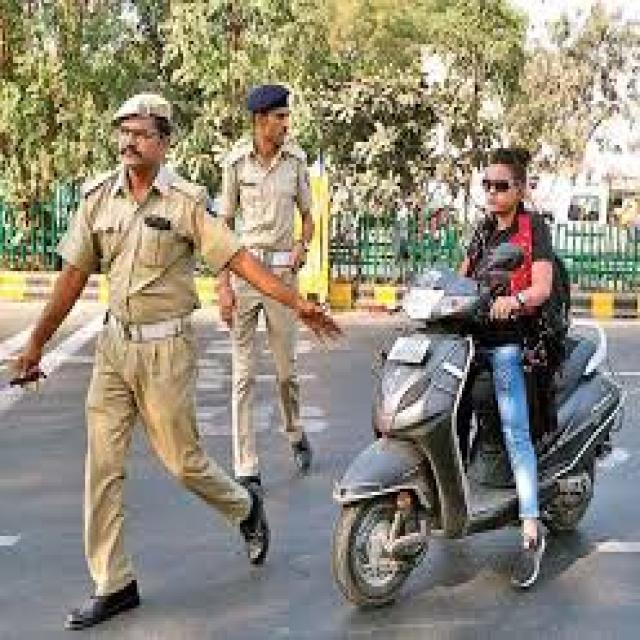
#> input picture images/train/013_123_jpeg.rf.fcb9de10a904093cca957bbcb4582b80.jpg, 640 x 640 px
$ python -i add_missing_data.py   (imports and definitions only)
#> lines starting #> are read from the running program, lines starting #| are printed output that depends on the picture
import csv
import numpy as np
from scipy.interpolate import interp1d
from collections import Counter

def interpolate_bounding_boxes(data):
    interpolated_data = []

    # Get all unique rider IDs
    rider_ids = np.unique([int(row['rider_id']) for row in data])

    for rider_id in rider_ids:
        # 1. Group all frames belonging to this specific rider
        rider_rows = [row for row in data if int(row['rider_id']) == rider_id]
        rider_rows = sorted(rider_rows, key=lambda x: int(x['frame_nmr']))

        # 2. MAJORITY VOTE: Stop the helmet flickering!
        # Find the most frequent helmet prediction for this rider across the whole video
        # valid_statuses = [row['helmet_status'] for row in rider_rows if row['helmet_status'] != 'Missing']
        # if valid_statuses:
        #     majority_helmet_status = Counter(valid_statuses).most_common(1)[0][0]
        # else:
        #     majority_helmet_status = 'Missing'

        # 2. WEIGHTED VOTE: Stop the helmet flickering using Confidence Scores!
        # Sum the confidence scores for each prediction to find the strongest overall status
        status_weights = {'With Helmet': 0.0, 'Without Helmet': 0.0}

        for row in rider_rows:
            status = row['helmet_status']
            if status in status_weights:
                try:
                    # Add the confidence score to the total weight for this status
                    score = float(row['helmet_score'])
                    status_weights[status] += score
                except ValueError:
                    pass # Ignore corrupted score strings

        # Determine the winner based on the highest total confidence score
        if status_weights['With Helmet'] == 0.0 and status_weights['Without Helmet'] == 0.0:
            majority_helmet_status = 'Missing'
        else:
            majority_helmet_status = max(status_weights, key=status_weights.get)

        # 3. Extract valid frames to build our interpolation paths
        frames = []
        rider_bboxes, helmet_frames, helmet_bboxes, plate_frames, plate_bboxes = [], [], [], [], []

        for row in rider_rows:
            f_num = int(row['frame_nmr'])
            frames.append(f_num)

            # Clean the string arrays back into Python lists
            rider_bboxes.append(list(map(float, row['rider_bbox'].strip('[]').split())))

            if row['helmet_bbox'] != '[0 0 0 0]':
                helmet_frames.append(f_num)
                helmet_bboxes.append(list(map(float, row['helmet_bbox'].strip('[]').split())))

            if row['plate_bbox'] != '[0 0 0 0]':
                plate_frames.append(f_num)
                plate_bboxes.append(list(map(float, row['plate_bbox'].strip('[]').split())))

        # 4. Create the interpolation mathematical functions
        interp_rider = interp1d(frames, rider_bboxes, axis=0, kind='linear') if len(frames) > 1 else None
        interp_helmet = interp1d(helmet_frames, helmet_bboxes, axis=0, kind='linear') if len(helmet_frames) > 1 else None
        interp_plate = interp1d(plate_frames, plate_bboxes, axis=0, kind='linear') if len(plate_frames) > 1 else None

        first_frame = frames[0]
        last_frame = frames[-1]

        # 5. Rebuild the timeline, filling in every single missing frame perfectly
        for f in range(first_frame, last_frame + 1):
            row = {
                'frame_nmr': str(f),
                'rider_id': str(rider_id),
                'helmet_status': majority_helmet_status, # Lock in our anti-flicker vote
                'helmet_score': '0',
                'plate_bbox_score': '0',
                'plate_text': '0',
                'plate_text_score': '0'
            }

            # Smoothly animate the boxes
            if interp_rider:
                row['rider_bbox'] = '[{:.1f} {:.1f} {:.1f} {:.1f}]'.format(*interp_rider(f))
            else:
                row['rider_bbox'] = '[{:.1f} {:.1f} {:.1f} {:.1f}]'.format(*rider_bboxes[0])

            if interp_helmet and helmet_frames[0] <= f <= helmet_frames[-1]:
                row['helmet_bbox'] = '[{:.1f} {:.1f} {:.1f} {:.1f}]'.format(*interp_helmet(f))
            else:
                row['helmet_bbox'] = '[0 0 0 0]'

            if interp_plate and plate_frames[0] <= f <= plate_frames[-1]:
                row['plate_bbox'] = '[{:.1f} {:.1f} {:.1f} {:.1f}]'.format(*interp_plate(f))
            else:
                row['plate_bbox'] = '[0 0 0 0]'

            # If this frame actually existed in the raw data, restore the real OCR scores
            original_row = next((r for r in rider_rows if int(r['frame_nmr']) == f), None)
            if original_row:
                row['helmet_score'] = original_row['helmet_score']
                row['plate_bbox_score'] = original_row['plate_bbox_score']
                row['plate_text'] = original_row['plate_text']
                row['plate_text_score'] = original_row['plate_text_score']

            interpolated_data.append(row)

    return interpolated_data

def main():
    print("Loading raw tracking data...")
    with open('tracking_results.csv', 'r') as file:
        reader = csv.DictReader(file)
        data = list(reader)

    print("Interpolating missing boxes and neutralizing flicker...")
    interpolated_data = interpolate_bounding_boxes(data)

    print("Saving clean data...")
    header = ['frame_nmr', 'rider_id', 'rider_bbox', 'helmet_status', 'helmet_bbox', 'helmet_score', 'plate_bbox', 'plate_bbox_score', 'plate_text', 'plate_text_score']
    with open('tracking_results_interpolated.csv', 'w', newline='') as file:
        writer = csv.DictWriter(file, fieldnames=header)
        writer.writeheader()
        writer.writerows(interpolated_data)

    print("Success! tracking_results_interpolated.csv is ready.")

# [2 lines not run here, left out]

>>> import cv2
>>> picture = cv2.imread('images/train/013_123_jpeg.rf.fcb9de10a904093cca957bbcb4582b80.jpg', cv2.IMREAD_GRAYSCALE)
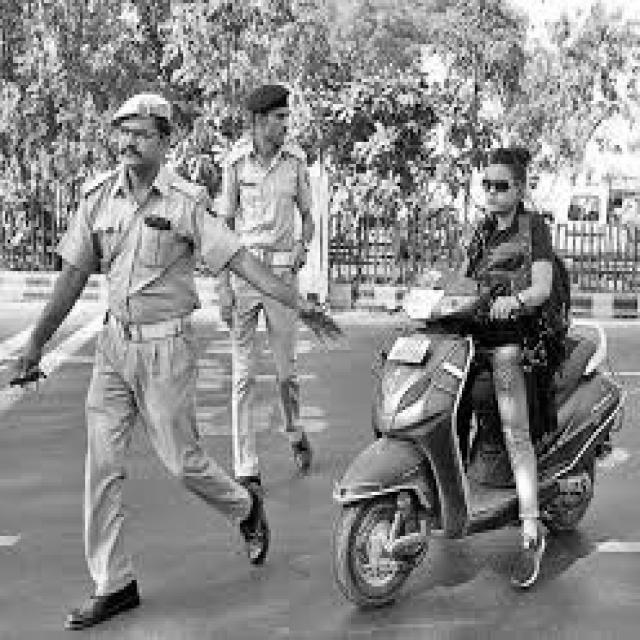
#> picture: shape (640, 640); min 0, max 255, mean 138.7
#> (the run stopped early here; a loop or call above may not have finished)

$ run again, on images/train/013_135_jpeg.rf.3dcdd4b46de62cf3c2819f605b62c8c2.jpg
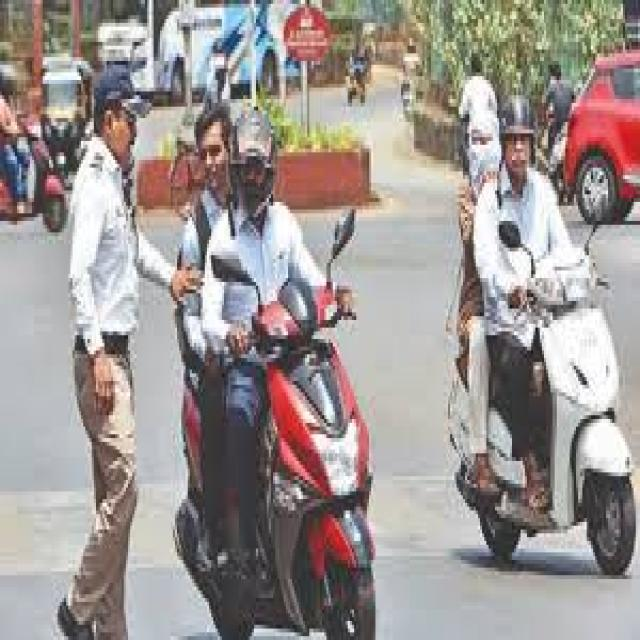
#> input picture images/train/013_135_jpeg.rf.3dcdd4b46de62cf3c2819f605b62c8c2.jpg, 640 x 640 px
#> `picture = cv2.imread('images/train/013_123_jpeg.rf.fcb9de10a904093cca9..`:
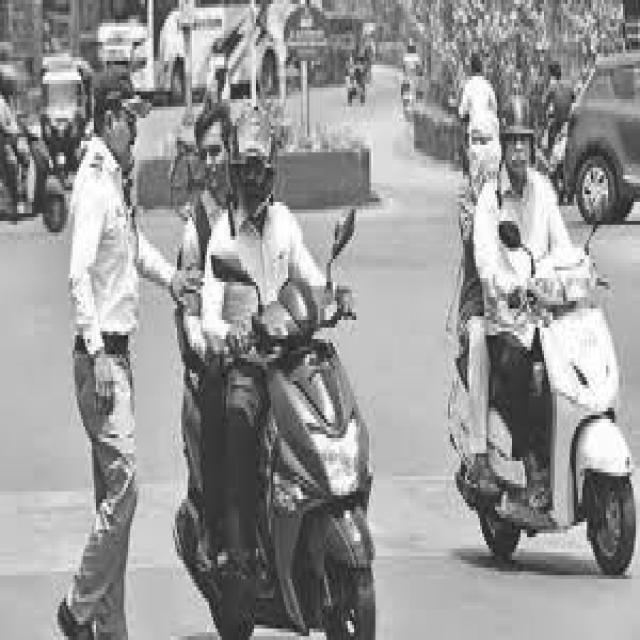
#> picture: shape (640, 640); min 12, max 255, mean 152.6

$ run again, on images/train/013_149_jpeg.rf.97e6fbb75e937d656ed5e38e21e8195b.jpg
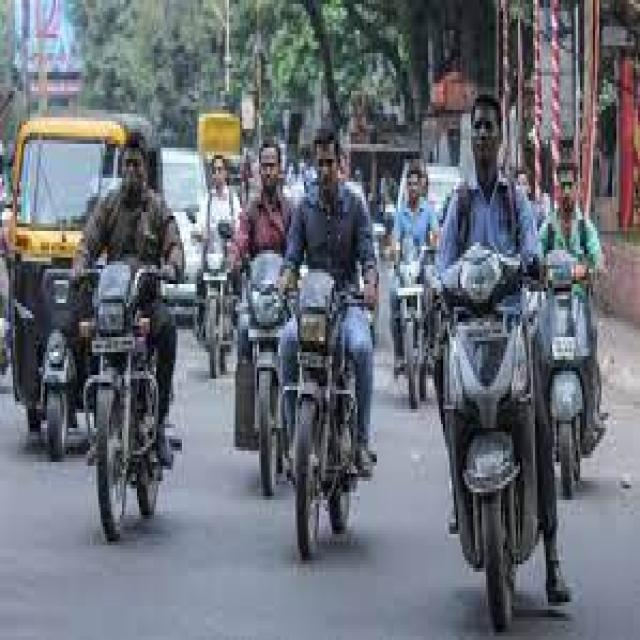
#> input picture images/train/013_149_jpeg.rf.97e6fbb75e937d656ed5e38e21e8195b.jpg, 640 x 640 px
#> `picture = cv2.imread('images/train/013_123_jpeg.rf.fcb9de10a904093cca9..`:
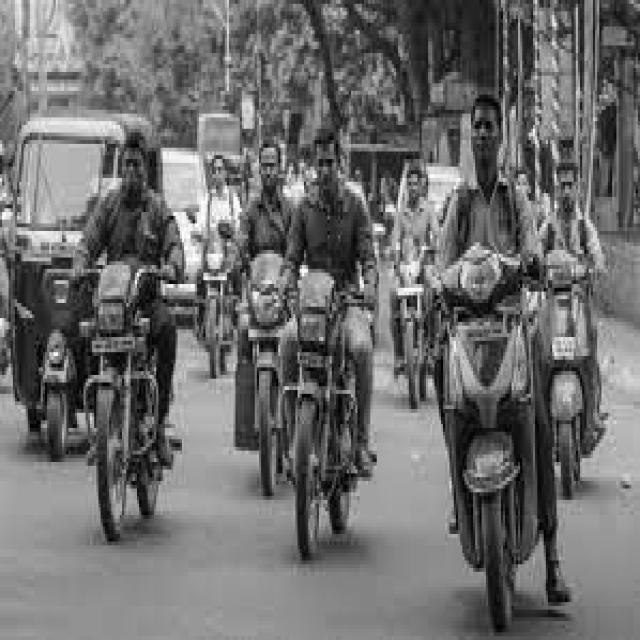
#> picture: shape (640, 640); min 0, max 255, mean 109.8

$ run again, on images/train/013_22_jpeg.rf.2544972ccbe817c30f00b11eafc60e34.jpg
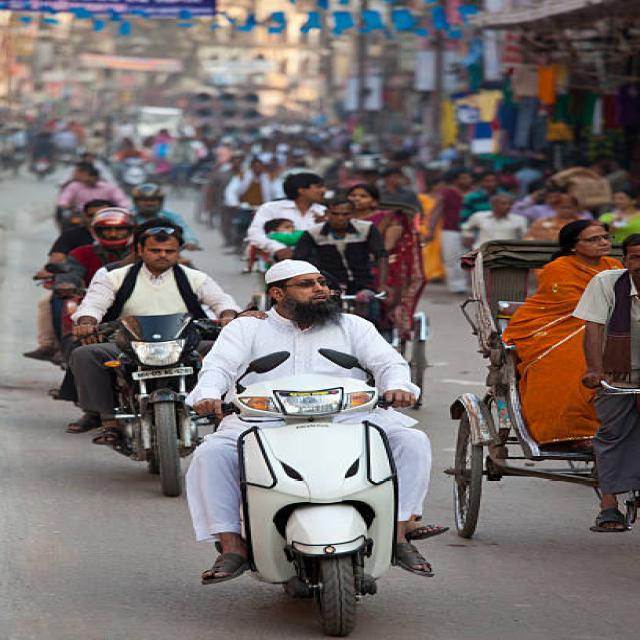
#> input picture images/train/013_22_jpeg.rf.2544972ccbe817c30f00b11eafc60e34.jpg, 640 x 640 px
#> `picture = cv2.imread('images/train/013_123_jpeg.rf.fcb9de10a904093cca9..`:
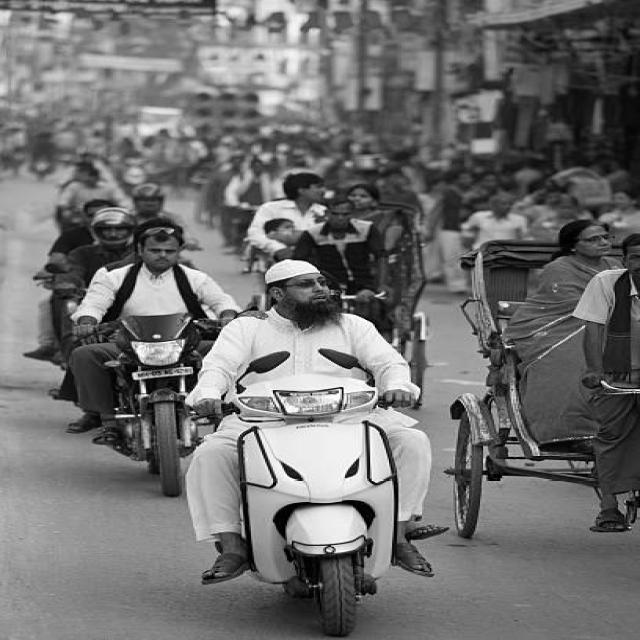
#> picture: shape (640, 640); min 0, max 255, mean 111.9
